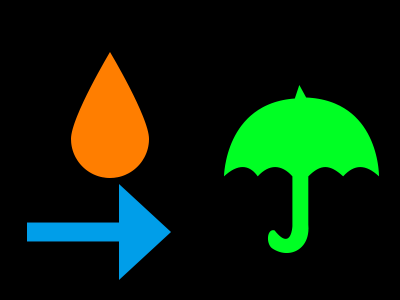
#> input picture ComputerVision/resources/images/shape1.png, 400 x 300 px, found by its file name
$ python find_shapes.py   (older library calls are emulated)
#> lines starting #> are read from the running program, lines starting #| are printed output that depends on the picture; after the words box and inside, x2 and y2 are one past the last pixel; in counts of white or black regions, pixels touching at a corner belong together
### ComputerVision/helper_files/cv_utils.py
import numpy as np
import cv2

# [31 lines left out: functions translate, rotate, resize, not called in this run]

def show_image(image):
    cv2.imshow("image", image)
    cv2.waitKey(0)

# [97 lines left out: functions order_points, four_point_transform, order_points1, four_point_transform1, not called in this run]

### ComputerVision/scripts/find_shapes.py
import cv2
from helper_files import cv_utils

image = cv2.imread("images/shape1.png")
#> image is the input picture: shape (300, 400, 3); mean B, G, R 11.4, 34.4, 13.4

img_gray = cv2.cvtColor(image, cv2.COLOR_BGR2GRAY)
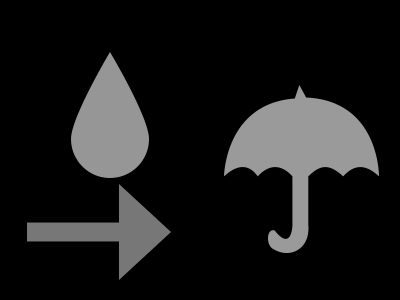
#> img_gray: shape (300, 400); min 0, max 154, mean 25.5
img_blurred = cv2.GaussianBlur(img_gray, (7, 7), 0)
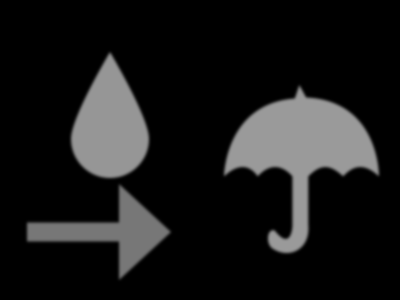
#> img_blurred: shape (300, 400); min 0, max 154, mean 25.5
img_edged = cv2.Canny(img_blurred, 30, 150)
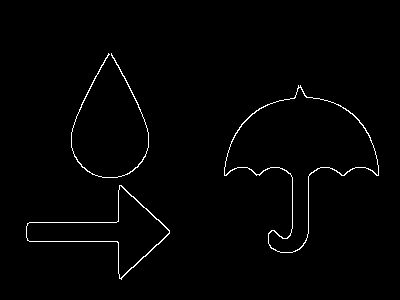
#> img_edged: shape (300, 400); 1.3% white in thin lines or dots, all inside (x1, y1, x2, y2) = (26, 53, 379, 280)

(_, cntrs, _) = cv2.findContours(img_edged.copy(), cv2.RETR_EXTERNAL, cv2.CHAIN_APPROX_SIMPLE)
#> cntrs = 3 contours; box (x1, y1, x2, y2) and area: (224, 85, 379, 253) 10526, (26, 185, 170, 280) 4316, (71, 53, 149, 178) 88

print("I have found %d objects" %(len(cntrs)))
#| I have found 3 objects

# for c in cntrs:
#     cv2.drawContours(image, [c], -1, (0,0,255), 2)

cv2.drawContours(image, cntrs, -1, (0,0,255), 2)
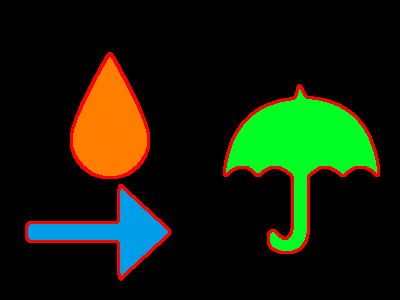
#> image: shape (300, 400, 3); 3.83% of pixels changed, all inside (x1, y1, x2, y2) = (25, 52, 380, 281)


cv_utils.show_image(image)

$ run again, with ComputerVision/resources/images/shape2.png copied over ComputerVision/resources/images/shape1.png
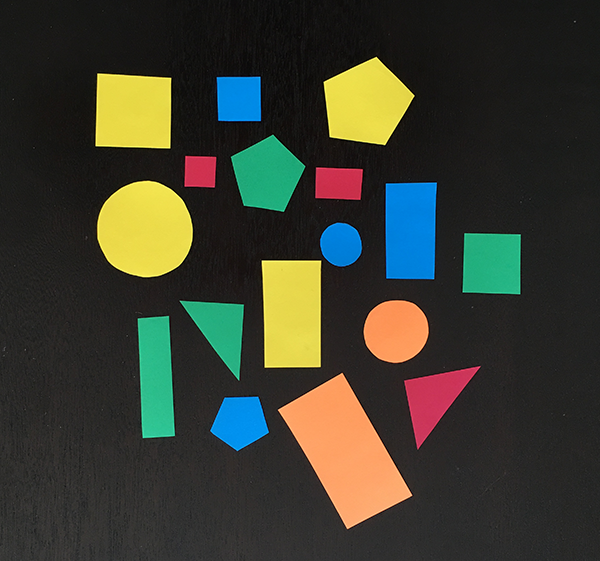
#> input picture ComputerVision/resources/images/shape2.png, 600 x 561 px, found by its file name
#> image is the input picture: shape (561, 600, 3); mean B, G, R 47.5, 60.1, 58.4
#> `img_edged = cv2.Canny(img_blurred, 30, 150)`:
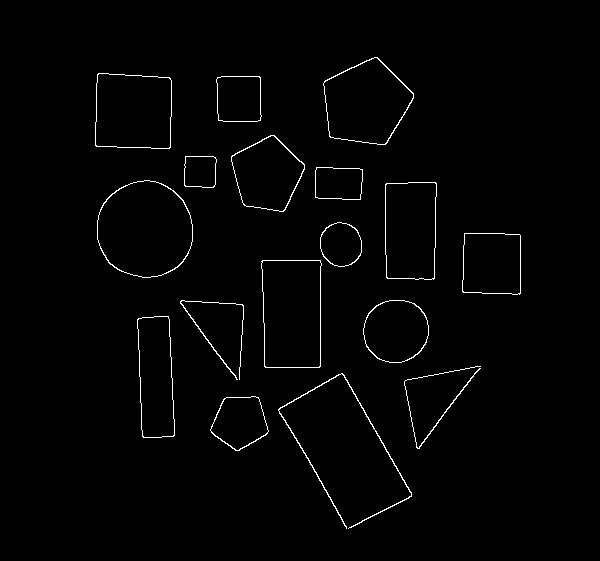
#> img_edged: shape (561, 600); 1.4% white in thin lines or dots, all inside (x1, y1, x2, y2) = (95, 57, 521, 529)
#> cntrs = 17 contours; largest, box (x1, y1, x2, y2) and area: (97, 180, 193, 278) 7297, (261, 260, 322, 368) 6095, (323, 57, 414, 145) 5548, (95, 73, 172, 149) 5377, (385, 182, 437, 280) 4750
#| I have found 17 objects
#> `cv2.drawContours(image, cntrs, -1, (0,0,255), 2)`:
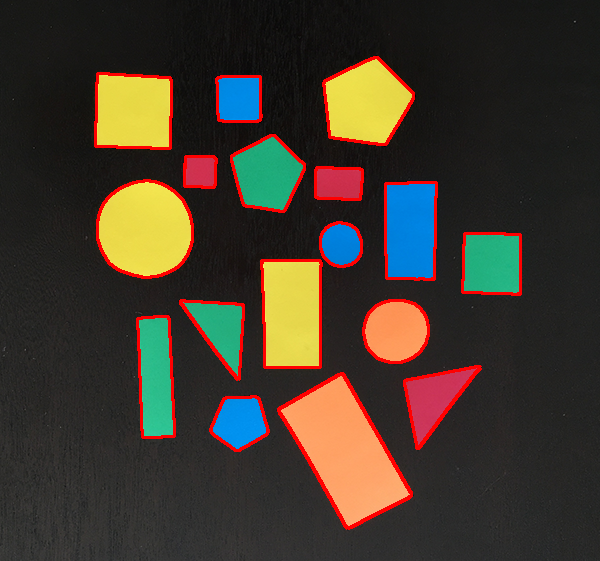
#> image: shape (561, 600, 3); 4.1% of pixels changed, all inside (x1, y1, x2, y2) = (94, 56, 522, 530)
